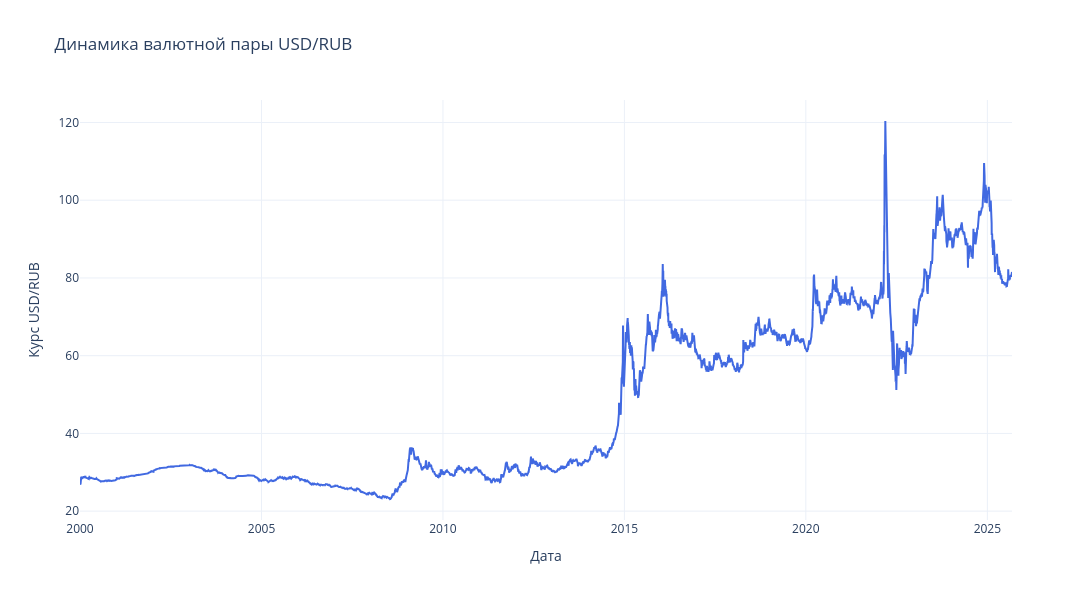

Notebook code cell kept with this figure:
### Code cell
plot_2d(
    x=df["date"],
    y=df["value"],
    xlabel="Дата",
    ylabel=f"Курс {pair}",
    title=f"Динамика валютной пары {pair}"
)

### Figure 1 — Plotly figure (JSON) as saved in the notebook; plotly's stock layout.template omitted (floating-point values rounded to 4 significant figures; data arrays with more than 128 entries replaced by an {"elided": "..."} marker saying what was removed)
{"data": [{"hovertemplate": "Дата: %{x}<br>Значение: %{y:.4f} <extra></extra>", "line": {"color": "royalblue", "width": 2}, "mode": "lines", "x": {"elided": "6368 str values"}, "y": {"elided": "6368 float values"}, "type": "scatter"}], "layout": {"title": {"text": "Динамика валютной пары USD/RUB"}, "xaxis": {"title": {"text": "Дата"}}, "yaxis": {"title": {"text": "Курс USD/RUB"}}, "hovermode": "x unified", "width": 1100, "height": 600}}
